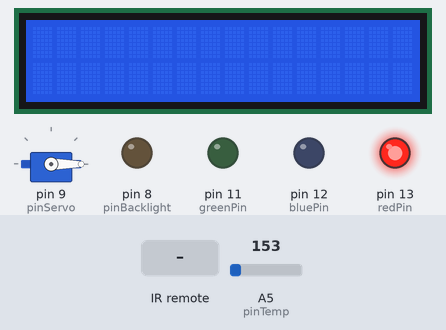
Bench run of a sketch on a simulated Arduino Uno, built with avr-gcc and run on an emulated ATmega328P. Shown: servo, 16×2 character LCD, output pins drawn as LEDs (lit = HIGH). The test bench sets the inputs (shaded band); at power-on: A5 (pinTemp) = 153. What the sketch prints to the serial monitor is not drawn.

Above: at 3.2 s.
3.3 s: infrared code 0x0 received
At 3.9 s:
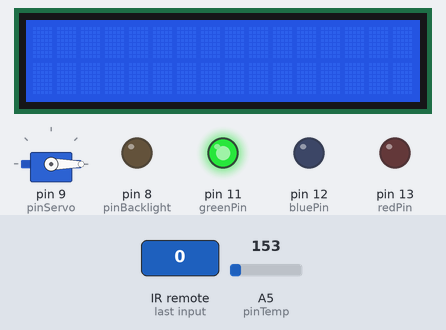
4.9 s: infrared code 0xA received
At 7.7 s:
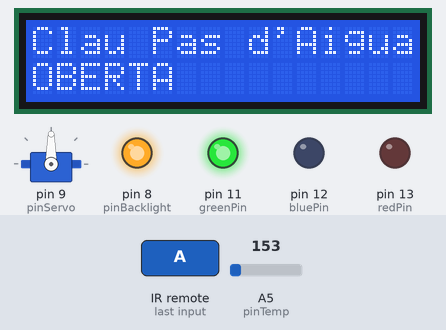
7.9 s: infrared code 0x8 received
At 10.4 s:
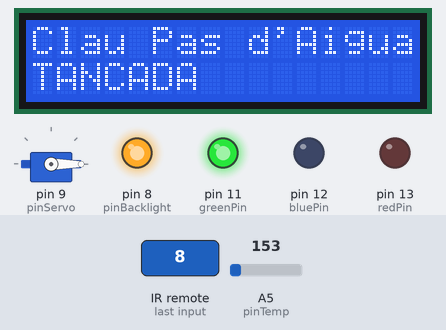
10.9 s: infrared code 0x11 received
At 12.2 s:
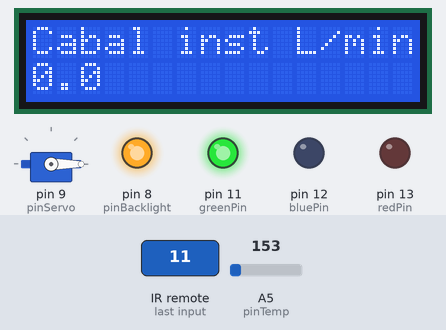
12.5 s: infrared code 0x10 received
At 13.4 s:
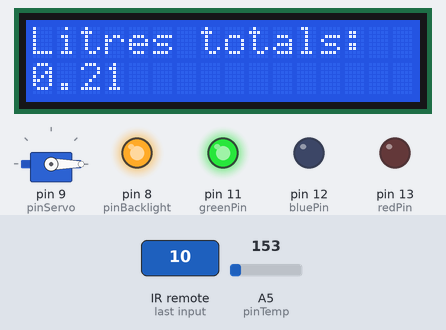
14.1 s: infrared code 0x14 received
At 14.7 s:
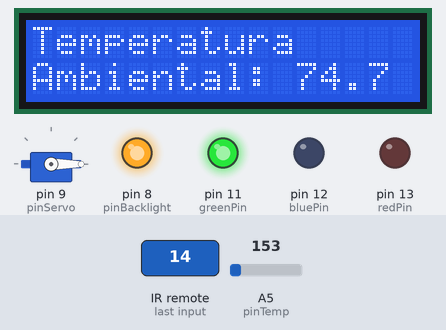
Timing chart, 0 to 16.7 s (numbered marks = the images above; inputs shaded):
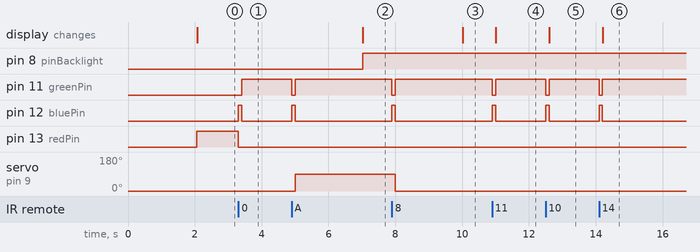

Measured:
- after the input at 3.3 s, pin 11 (greenPin): LOW → HIGH after 0.10 s; pin 12 (bluePin): LOW → HIGH at once, → LOW 0.10 s later; pin 13 (redPin): HIGH → LOW at once
- after the input at 4.9 s, pin 8 (pinBacklight): LOW → HIGH after 2.1 s; pin 11 (greenPin): HIGH → LOW at once, → HIGH 0.10 s later; pin 12 (bluePin): LOW → HIGH at once, → LOW 0.10 s later; servo on pin 9 (pinServo): 0° → 90° after 0.10 s; the display: changes after 2.1 s (image 2)
- after the input at 7.9 s, pin 11 (greenPin): HIGH → LOW at once, → HIGH 0.10 s later; pin 12 (bluePin): LOW → HIGH at once, → LOW 0.10 s later; servo on pin 9 (pinServo): 90° → 0° after 0.10 s; the display: changes after 2.1 s (image 3)
- after the input at 10.9 s, pin 11 (greenPin): HIGH → LOW at once, → HIGH 0.10 s later; pin 12 (bluePin): LOW → HIGH at once, → LOW 0.10 s later; the display: changes after 0.11 s (image 4)
- after the input at 12.5 s, pin 11 (greenPin): HIGH → LOW at once, → HIGH 0.10 s later; pin 12 (bluePin): LOW → HIGH at once, → LOW 0.10 s later; the display: changes after 0.11 s (image 5)
- after the input at 14.1 s, pin 11 (greenPin): HIGH → LOW at once, → HIGH 0.10 s later; pin 12 (bluePin): LOW → HIGH at once, → LOW 0.10 s later; the display: changes after 0.11 s (image 6)

The sketch:

hackathon.ino
```cpp
// HACKATHON

#include <IRremote.h>
#include <Servo.h>
#define SENSOR_LM35_fisic // comentar si usem TMP36 (tinkercad)
#include <LiquidCrystal.h> // pantalla LCD

const int redPin = 13;
const int bluePin = 12;
const int greenPin = 11;

int receptor = 10;
int boto;
bool on = false;

Servo aixeta; // Clau de Pas de l'Aigua general habitacle
const int pinServo = 9;
int posicioAixeta = 0;   // 0 = tancada, 90 = oberta

const int pinTemp = A5;
float temperatura;

const int RS = 2, E = 3, D4 = 4, D5 = 5, D6 = 6, D7 = 7;
LiquidCrystal lcd(RS,E,D4,D5,D6,D7);
const int pinBacklight = 8; // transistor 5v led pantalla

const int pinCabal = A4; // potenciometre
float cabal = 0;

float litres = 0;
unsigned long tempsAnterior = 0;

int pantalla = 0; // 0 = res, 1 = mostrar cabal instantani, etc.

int subpantalla = 1; // de 1 a 4
unsigned long tempsPantallaAnterior = 0;

int pantallaAnterior = -2;
int subpantallaAnterior = -2;

void setup()
{
  Serial.begin(9600);
  pinMode(redPin, OUTPUT);
  pinMode(greenPin, OUTPUT);
  pinMode(bluePin, OUTPUT);
  IrReceiver.begin(receptor); // Inicialitza el receptor IR
  aixeta.attach(pinServo);
  aixeta.write(posicioAixeta);  // Inicialitza tancat
  delay(2000);         // Dona temps per arribar
  aixeta.detach();     // Allibera el servoº

  lcd.begin(16,2);
  pinMode(pinBacklight, OUTPUT);
  digitalWrite(pinBacklight, LOW);; // Comença apagat
}

void loop()
{
  estatSistema(on);
  boto = readInfrared();

  if (!on) {
    // Sistema apagat només permet encendre'l amb botó vermell
    digitalWrite(pinBacklight, LOW);
    lcd.clear();
    if (boto == 0) {
      flashBlau();
      on = true;
      estatSistema(on);
      Serial.println(on ? "SISTEMA ON" : "SISTEMA OFF");
    } else if (boto != -1) {
      flashGroc(); // Qualsevol altre botó = rebutjat
    }
  }
  else {
    ordresComandament();
    temp();
    llegirCabal();
    if (posicioAixeta == 90) { // clau de pas d'aigua obert, de moment només clau oberta o tancada
    	calcularLitres();
  	}

    if (pantalla == -1) lcd.clear();
    if (pantalla == 0) digitalWrite(pinBacklight, LOW);
    else if (pantalla != -1 && pantalla != 0) digitalWrite(pinBacklight, HIGH);

    if ((pantalla != pantallaAnterior || subpantalla != subpantallaAnterior) && pantalla != 0) {
      lcd.clear();
      pantallaAnterior = pantalla;
      subpantallaAnterior = subpantalla;
    }


    if (pantalla == 1)mostrarLitresAcumulats(); // dins del loop per a que s'actualitzi cada segon amb millis.
    if (pantalla == 2) mostrarCabalInstantani();
    if (pantalla == 3) mostrarEstatClau();
    if (pantalla == 4) mostrarTemperatura();
  	if (pantalla == 5) rotacioPantalles();
    if (pantalla == 10) mostrarPantallaCanvi(posicioAixeta);
  }
}


// Funcions i Procediments

void estatSistema(bool on) {
  if(!on) ledVermell();
  else ledVerd();
}

void ledVermell() {
  	digitalWrite(redPin, HIGH);
  	digitalWrite(greenPin, LOW);
  	digitalWrite(bluePin, LOW);
}
void ledVerd() {
  	digitalWrite(redPin, LOW);
  	digitalWrite(greenPin, HIGH);
  	digitalWrite(bluePin, LOW);
}
void ledBlau() {
  	digitalWrite(redPin, LOW);
  	digitalWrite(greenPin, LOW);
  	digitalWrite(bluePin, HIGH);
}
void flashGroc() { // boto sense ordre
  digitalWrite(redPin, HIGH);
  digitalWrite(greenPin, HIGH);
  digitalWrite(bluePin, LOW);
  delay(100); // temps del flash
  estatSistema(on);
}
void flashBlau() { // boto amb ordre
  digitalWrite(redPin, LOW);
  digitalWrite(greenPin, LOW);
  digitalWrite(bluePin, HIGH);
  delay(100);
  estatSistema(on);
}


void ordresComandament() {
  switch (boto) {

    case 0: flashBlau(); // ordre rebuda correcte
      	// On/Off Sistema
      	on = !on;
    	estatSistema(on);
		Serial.println(on ? "SISTEMA ON" : "SISTEMA OFF");
      	break;

    case 8: flashBlau(); // ordre rebuda correcte
      	// Tancar aixeta
      	if(posicioAixeta == 0) Serial.println("La clau de pas d'aigua general de l'habitacle ja esta tancat!");
    	else {
          posicioAixeta = 0;
          aixeta.attach(pinServo); // iniciar de nou ja que el desconectem cada cop, evitar tics correccions
          aixeta.write(posicioAixeta);
          delay(2000);         // Dona temps per arribar
          aixeta.detach();     // Allibera el servo
          Serial.println("Clau de pas d'aigua TANCAT");
          pantalla = 10;
          Serial.print("$Clau:");
          Serial.println(posicioAixeta);
        }
      	break;

    case 10: flashBlau(); // ordre rebuda correcte
      	// Obrir aixeta
      	if(posicioAixeta == 90) Serial.println("La clau de pas d'aigua general de l'habitacle ja esta obert!");
    	else {
          posicioAixeta = 90;
          aixeta.attach(pinServo);
          aixeta.write(posicioAixeta);
          delay(2000);         // Dona temps per arribar. 1,5 sec tmb
          aixeta.detach();     // Allibera el servo
          Serial.println("Clau de pas d'aigua OBERT");
          pantalla = 10;
          Serial.print("$Clau:");
          Serial.println(posicioAixeta);

        }
      	break;

    case 12: flashBlau(); // ordre rebuda correcte
      	// num 0 --> un cop, apagar led, dos cops, apagar pantalla.
      	if (pantalla == 0) pantalla = -1;
    	  else pantalla = 0;
      	break;

    case 16: flashBlau(); // ordre rebuda correcte
      	// num 1 --> mostrar cabal total
      	pantalla = 1;
      	break;

    case 17: flashBlau(); // ordre rebuda correcte
      	// num 2 --> mostrar cabal instantani
      	pantalla = 2;
      	break;

    case 18: flashBlau(); // ordre rebuda correcte
      	// num 3 --> estat clau d'aigua
      	pantalla = 3;
      	break;

    case 20: flashBlau(); // ordre rebuda correcte
      	// num 4 --> temperatura
      	pantalla = 4;
      	break;

    case 5: flashBlau(); // ordre rebuda correcte
      	// Play/Pause --> rotació pantalles
      	pantalla = 5;
      	break;


    default:
    	if (boto != -1) flashGroc(); // no té ordre el boto seleccionat
      	break;
  }
}

int readInfrared() {
  int result = -1;
  if (IrReceiver.decode()) { // Si hi ha un senyal IR disponible
    unsigned long code = IrReceiver.decodedIRData.decodedRawData;
	result = mapCodeToButton(code); // Convertim el codi a un botó reconegut
    IrReceiver.resume();

  Serial.print("CODI REBUT: ");
	Serial.println(result);

  }
  return result;
}
int mapCodeToButton(unsigned long code) {
    code >>= 16;
    if (((code >> 8) ^ (code & 0x00FF)) == 0x00FF) {
      return code & 0xFF;
    }
  return -1;
}

void temp() {
  temperatura = llegirTemperatura();
  //Serial.print("Temperatura ambient: ");
  //Serial.print(temperatura);
  //Serial.println(" Grau Celsius");
}

float llegirTemperatura() {
  static unsigned long tempsTempAnterior = 0;
  unsigned long tempsTempActual = millis();
  if (tempsTempActual - tempsTempAnterior >= 1000) {
    tempsTempAnterior = tempsTempActual;
    int lectura = analogRead(pinTemp);
    float voltatge = lectura * (5.0 / 1024.0);

    #ifdef SENSOR_LM35_fisic
      temperatura = voltatge * 100.0;
    #else
      temperatura = (voltatge - 0.5) * 100.0;
    #endif

    Serial.print("$Temp:");
    Serial.println(temperatura, 1);
  }
  return temperatura;
}


// Valor potenciometre és l'aigua gastada instantaniament a l'habitacle.
void llegirCabal() {
  static unsigned long tempsCabalAnterior = 0;
  unsigned long tempsCabalActual = millis();
  if (tempsCabalActual - tempsCabalAnterior >= 1000) {
    tempsCabalAnterior = tempsCabalActual;
    if (posicioAixeta == 90)cabal = analogRead(pinCabal); // valor entre 0 i 1023
    else cabal = 0;
    Serial.print("$valor_Cabal_1023:");
    Serial.println(cabal, 1);
  }
}

// A traves del valor del cabdal calculem els litres consumits.
/* EXEMPLE (25L MAX cabdal)
meitat del potenciometre: 512 × (25.0 / 1023) = 12.5 L/min
total acomulat per segon: 12.5 / 60 = 0.208 L

Aixeta lavabo mitjana	6.0 L/min	245
Dutxa normal 			12.0 L/min	491
Rentavaixelles 			10.0 L/min	409
*/
void calcularLitres() {
  static unsigned long tempsLitresAnterior = 0;
  unsigned long tempsLitresActual = millis();
  if (tempsLitresActual - tempsLitresAnterior >= 1000) {
    tempsLitresAnterior = tempsLitresActual;

    llegirCabal(); // omple la variable global cabal
    float cabalLmin = cabal * (25.0 / 1023.0);
    litres += cabalLmin / 60.0;
    Serial.print("$Litres:");
    Serial.println(litres, 2);
  }
}

/* Per mostrar la info a la pantalla led, amb botons, USAR FLIPPER en fisic.
1: litres acomulats
2: cabal instantani
3: estat de la clau d'aigua
4: temperatura
Play/Pause: Rotació pantalles
*/
void mostrarLitresAcumulats() {
  static unsigned long tempsAcomulatAnterior = 0;
  unsigned long tempsAcomulatActual = millis();

  if (tempsAcomulatActual - tempsAcomulatAnterior >= 1000) {
    tempsAcomulatAnterior = tempsAcomulatActual;

    //lcd.clear(); // no ho posem pq ho fem al loop
    lcd.setCursor(0, 0);
    lcd.print("Litres totals:");
    lcd.setCursor(0, 1);
    lcd.print(litres, 2);
  }
}

void mostrarCabalInstantani() {
  static unsigned long tempsInstantAnterior = 0;
  unsigned long tempsInstantActual = millis();

  if (tempsInstantActual - tempsInstantAnterior >= 1000) {
    tempsInstantAnterior = tempsInstantActual;

    llegirCabal(); // llegeix el potenciòmetre
    float cabalLmin = cabal * (25.0 / 1023.0); // converteix a L/min

    Serial.print("$Cabal_Instantani:");
    Serial.println(cabalLmin, 2);

    lcd.setCursor(0, 0);
    lcd.print("Cabal inst L/min:");
    lcd.setCursor(0, 1);
    lcd.print(cabalLmin, 1);
    //lcd.print(" L/min");
  }
}

void mostrarEstatClau() {
  static unsigned long tempsClauAnterior = 0; // static, només inicialitza primer cop
  unsigned long tempsClauActual = millis();

  if (tempsClauActual - tempsClauAnterior >= 1000) {
	tempsClauAnterior = tempsClauActual;
    lcd.setCursor(0, 0);
    lcd.print("Clau Pas d'Aigua");
    lcd.setCursor(0, 1);
    if (posicioAixeta > 0) lcd.print("OBERTA");
    else lcd.print("TANCADA");
  }
}

void mostrarTemperatura() {
  static unsigned long tempsMTAnterior = 0; // static, només inicialitza primer cop
  unsigned long tempsMTActual = millis();

  if (tempsMTActual - tempsMTAnterior >= 4000) {
	tempsMTAnterior = tempsMTActual;

    float mtemperatura = llegirTemperatura();

    lcd.setCursor(0, 0);
    lcd.print("Temperatura");
    lcd.setCursor(0, 1);
    lcd.print("Ambiental: ");
    lcd.print(mtemperatura, 1); // mostra 1 decimal
	  lcd.print(" C");
  }
}

void rotacioPantalles() {
  unsigned long tempsActual = millis();
  if (tempsActual - tempsPantallaAnterior >= 5000) { // cada 5 segons
    tempsPantallaAnterior = tempsActual;
    subpantalla++;
    if (subpantalla > 4) subpantalla = 1;
  }

  switch (subpantalla) {
    case 1: mostrarLitresAcumulats(); break;
    case 2: mostrarCabalInstantani(); break;
    case 3: mostrarEstatClau(); break;
    case 4: mostrarTemperatura(); break;
  }
}

void mostrarPantallaCanvi(int posicioAixeta) {
  digitalWrite(pinBacklight, HIGH);
  lcd.setCursor(0, 0);
  lcd.print("Clau Pas d'Aigua");
  lcd.setCursor(0, 1);
  if (posicioAixeta > 0) lcd.print("OBERTA");
  else lcd.print("TANCADA");
}
```
